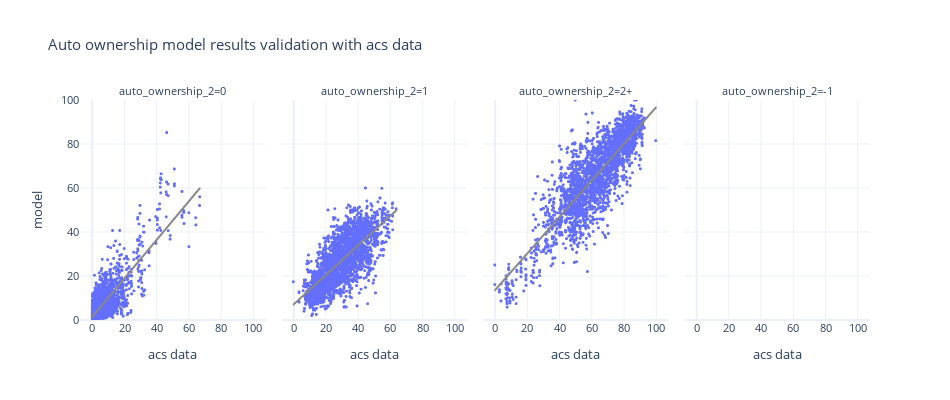

The notebook cell this image was saved under:
### Code cell
df_plot = pd.pivot(bg_auto_ownership, index=['block_group_id','auto_ownership_2'], columns='source', values='percentage').reset_index()



fig = px.scatter(df_plot, x="acs data", y="model", trendline="ols", trendline_color_override='rgb(136, 136, 136)',
                 template="plotly_white",
                 facet_col='auto_ownership_2', height=400, width=1000,
                 title="Auto ownership model results validation with acs data")
fig.update_xaxes(dtick=20)
fig.update_yaxes(dtick=20,range=[0, 100])
fig.update_traces(marker_size=3)
fig.update_layout(height=400, width=950, font=dict(size=11))
fig.show()

### Figure 1 — Plotly figure (JSON) as saved in the notebook; plotly's stock layout.template omitted (floating-point values rounded to 4 significant figures; data arrays with more than 128 entries replaced by an {"elided": "..."} marker saying what was removed)
{"data": [{"hovertemplate": "auto_ownership_2=0<br>acs data=%{x}<br>model=%{y}<extra></extra>", "legendgroup": "", "marker": {"color": "#636efa", "size": 3, "symbol": "circle"}, "mode": "markers", "name": "", "showlegend": false, "type": "scattergl", "x": {"elided": "2641 float values"}, "xaxis": "x", "y": {"elided": "2641 float values"}, "yaxis": "y"}, {"hovertemplate": "<b>OLS trendline</b><br>model = 0.874944 * acs data + 1.44731<br>R<sup>2</sup>=0.672912<br><br>auto_ownership_2=0<br>acs data=%{x}<br>model=%{y} <b>(trend)</b><extra></extra>", "legendgroup": "", "line": {"color": "rgb(136, 136, 136)"}, "marker": {"color": "#636efa", "size": 3, "symbol": "circle"}, "mode": "lines", "name": "", "showlegend": false, "type": "scattergl", "x": {"elided": "2376 float values"}, "xaxis": "x", "y": {"elided": "2376 float values"}, "yaxis": "y"}, {"hovertemplate": "auto_ownership_2=1<br>acs data=%{x}<br>model=%{y}<extra></extra>", "legendgroup": "", "marker": {"color": "#636efa", "size": 3, "symbol": "circle"}, "mode": "markers", "name": "", "showlegend": false, "type": "scattergl", "x": {"elided": "2641 float values"}, "xaxis": "x2", "y": {"elided": "2641 float values"}, "yaxis": "y2"}, {"hovertemplate": "<b>OLS trendline</b><br>model = 0.669544 * acs data + 6.94273<br>R<sup>2</sup>=0.536106<br><br>auto_ownership_2=1<br>acs data=%{x}<br>model=%{y} <b>(trend)</b><extra></extra>", "legendgroup": "", "line": {"color": "rgb(136, 136, 136)"}, "marker": {"color": "#636efa", "size": 3, "symbol": "circle"}, "mode": "lines", "name": "", "showlegend": false, "type": "scattergl", "x": {"elided": "2631 float values"}, "xaxis": "x2", "y": {"elided": "2631 float values"}, "yaxis": "y2"}, {"hovertemplate": "auto_ownership_2=2+<br>acs data=%{x}<br>model=%{y}<extra></extra>", "legendgroup": "", "marker": {"color": "#636efa", "size": 3, "symbol": "circle"}, "mode": "markers", "name": "", "showlegend": false, "type": "scattergl", "x": {"elided": "2641 float values"}, "xaxis": "x3", "y": {"elided": "2641 float values"}, "yaxis": "y3"}, {"hovertemplate": "<b>OLS trendline</b><br>model = 0.830883 * acs data + 13.4356<br>R<sup>2</sup>=0.719209<br><br>auto_ownership_2=2+<br>acs data=%{x}<br>model=%{y} <b>(trend)</b><extra></extra>", "legendgroup": "", "line": {"color": "rgb(136, 136, 136)"}, "marker": {"color": "#636efa", "size": 3, "symbol": "circle"}, "mode": "lines", "name": "", "showlegend": false, "type": "scattergl", "x": {"elided": "2634 float values"}, "xaxis": "x3", "y": {"elided": "2634 float values"}, "yaxis": "y3"}, {"hovertemplate": "auto_ownership_2=-1<br>acs data=%{x}<br>model=%{y}<extra></extra>", "legendgroup": "", "marker": {"color": "#636efa", "size": 3, "symbol": "circle"}, "mode": "markers", "name": "", "showlegend": false, "type": "scattergl", "x": [null, null, null, null, null, null, null, null], "xaxis": "x4", "y": [null, null, null, null, null, null, null, null], "yaxis": "y4"}, {"hovertemplate": "auto_ownership_2=-1<extra></extra>", "legendgroup": "", "line": {"color": "rgb(136, 136, 136)"}, "marker": {"color": "#636efa", "size": 3, "symbol": "circle"}, "mode": "lines", "name": "", "showlegend": false, "type": "scattergl", "xaxis": "x4", "yaxis": "y4"}], "layout": {"annotations": [{"font": {}, "showarrow": false, "text": "auto_ownership_2=0", "x": 0.1175, "xanchor": "center", "xref": "paper", "y": 1.0, "yanchor": "bottom", "yref": "paper"}, {"font": {}, "showarrow": false, "text": "auto_ownership_2=1", "x": 0.3725, "xanchor": "center", "xref": "paper", "y": 1.0, "yanchor": "bottom", "yref": "paper"}, {"font": {}, "showarrow": false, "text": "auto_ownership_2=2+", "x": 0.6275, "xanchor": "center", "xref": "paper", "y": 1.0, "yanchor": "bottom", "yref": "paper"}, {"font": {}, "showarrow": false, "text": "auto_ownership_2=-1", "x": 0.8825, "xanchor": "center", "xref": "paper", "y": 1.0, "yanchor": "bottom", "yref": "paper"}], "font": {"size": 11}, "height": 400, "legend": {"tracegroupgap": 0}, "title": {"text": "Auto ownership model results validation with acs data"}, "width": 950, "xaxis": {"anchor": "y", "domain": [0.0, 0.235], "dtick": 20, "title": {"text": "acs data"}}, "xaxis2": {"anchor": "y2", "domain": [0.255, 0.49], "dtick": 20, "matches": "x", "title": {"text": "acs data"}}, "xaxis3": {"anchor": "y3", "domain": [0.51, 0.745], "dtick": 20, "matches": "x", "title": {"text": "acs data"}}, "xaxis4": {"anchor": "y4", "domain": [0.765, 1.0], "dtick": 20, "matches": "x", "title": {"text": "acs data"}}, "yaxis": {"anchor": "x", "domain": [0.0, 1.0], "dtick": 20, "range": [0, 100], "title": {"text": "model"}}, "yaxis2": {"anchor": "x2", "domain": [0.0, 1.0], "dtick": 20, "matches": "y", "range": [0, 100], "showticklabels": false}, "yaxis3": {"anchor": "x3", "domain": [0.0, 1.0], "dtick": 20, "matches": "y", "range": [0, 100], "showticklabels": false}, "yaxis4": {"anchor": "x4", "domain": [0.0, 1.0], "dtick": 20, "matches": "y", "range": [0, 100], "showticklabels": false}}}
